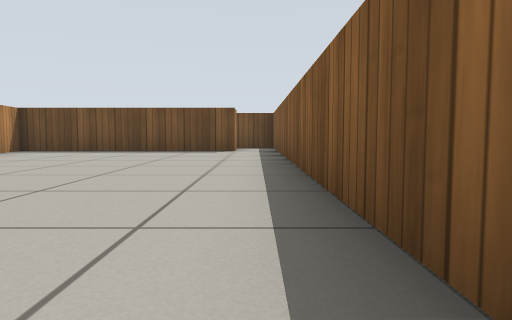
View 1 (above)

24 first-person views from a walk through a Gazebo world. The camera is 0.39 m above the floor, tilts 4° down and sees 70° across. The floor is counted in squares, 1 m on a side. Each view is taken from the middle of a square. On the plan, view 1 faces up. The plan holds only what a view shows up to about 9 squares ahead; the rest is blank. Gazebo's built-in surfaces are drawn with simple patterns.

View 2
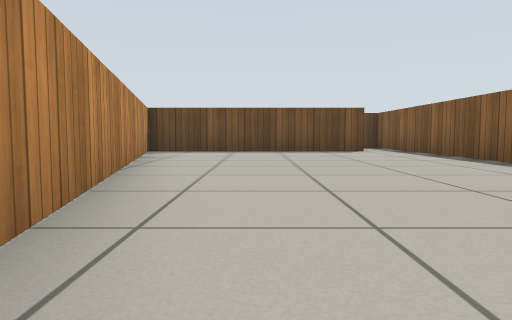

View 3
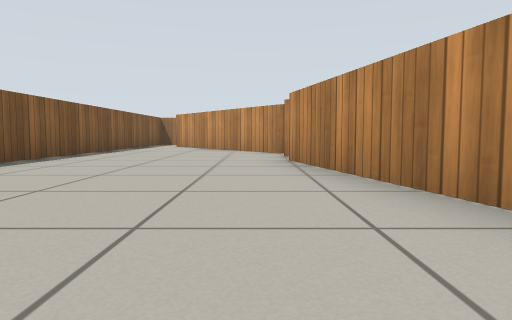

View 4
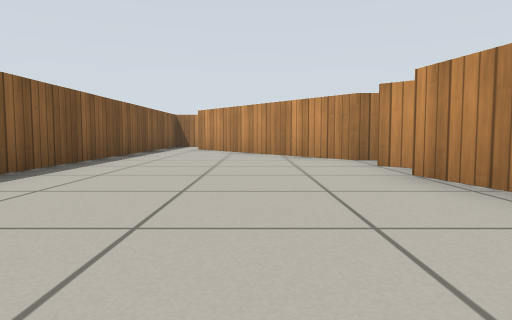

View 5
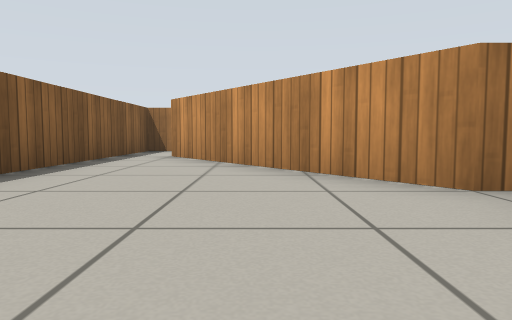

View 6
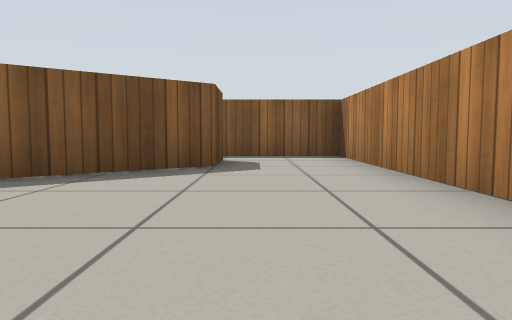

View 7
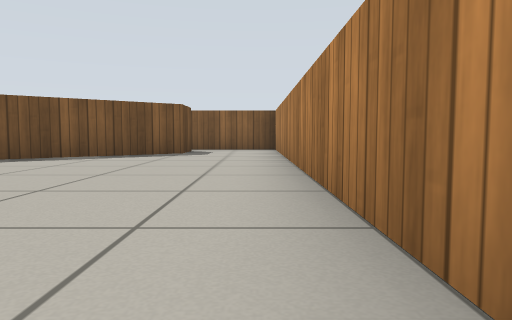

View 8
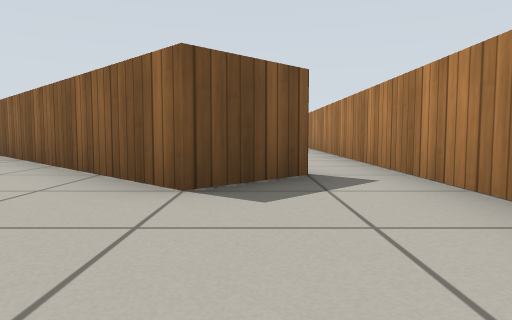

View 9
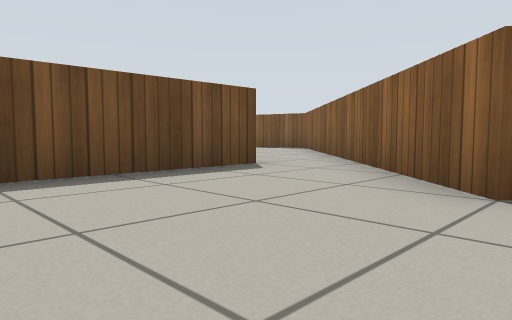

View 10
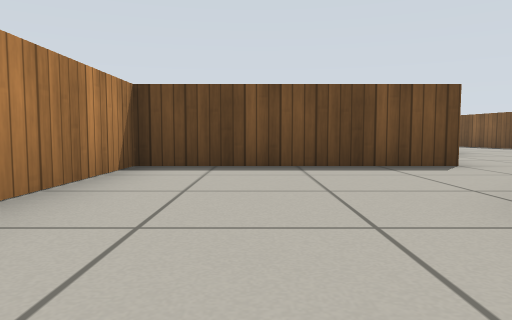

View 11
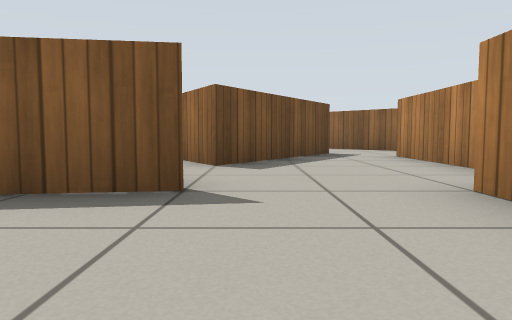

View 12
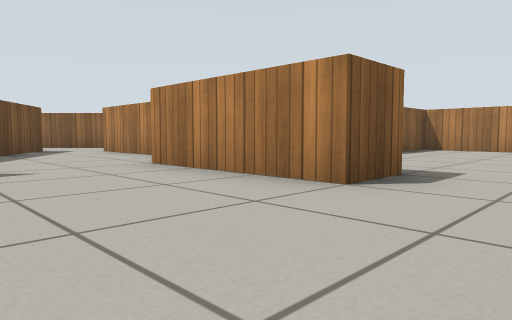

View 13
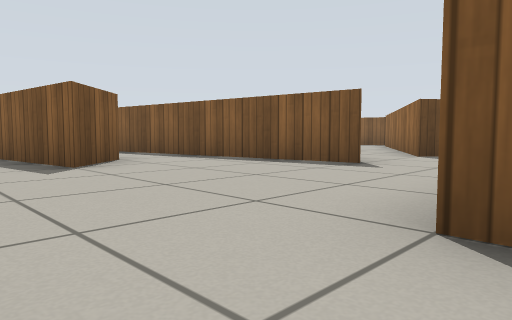

View 14
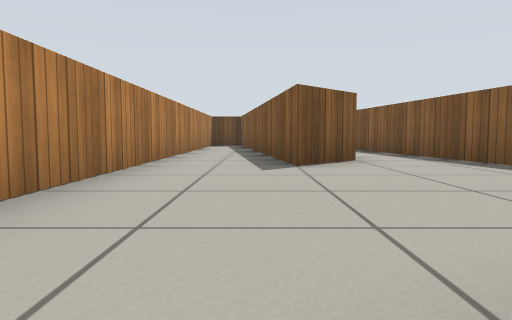

View 15
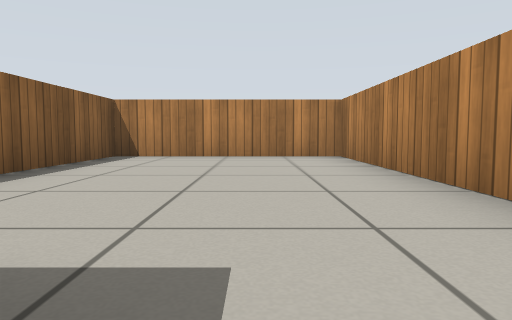

View 16
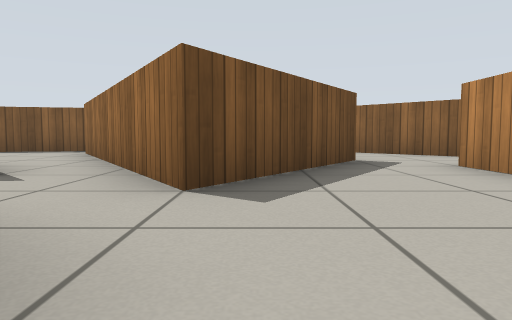

View 17
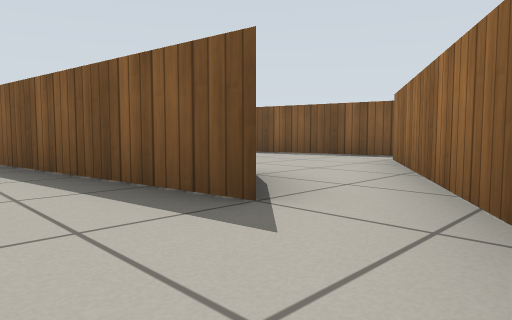

View 18
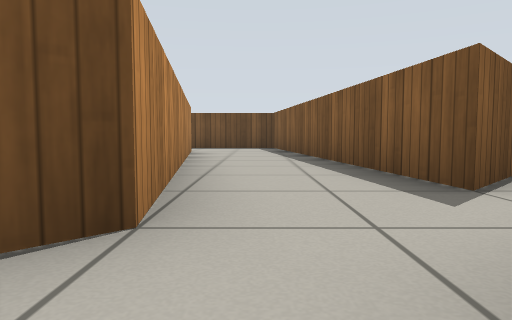

View 19
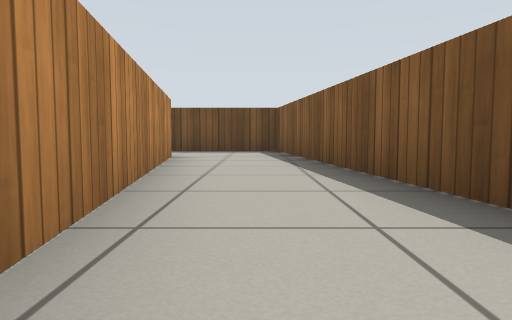

View 20
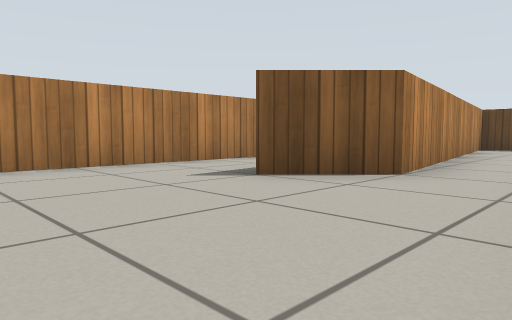

View 21
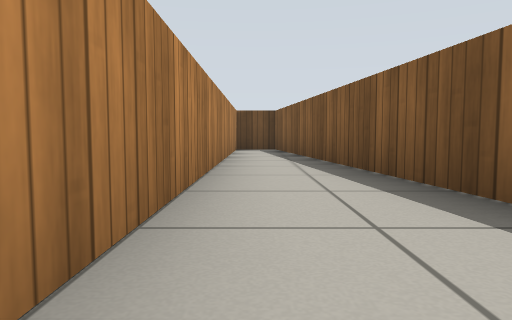

View 22
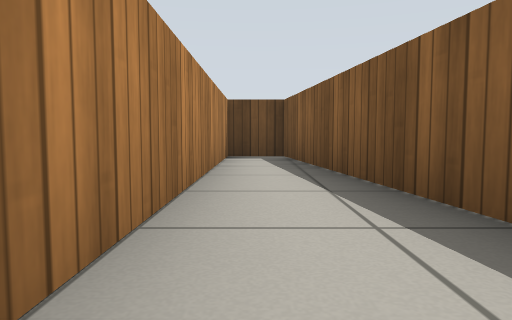

View 23
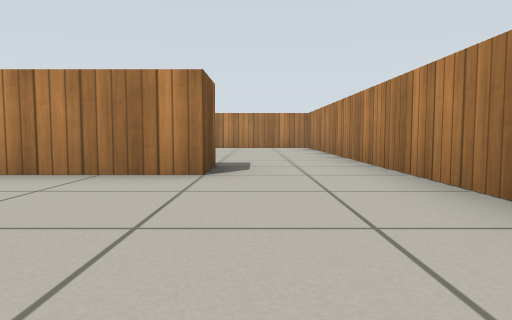

View 24
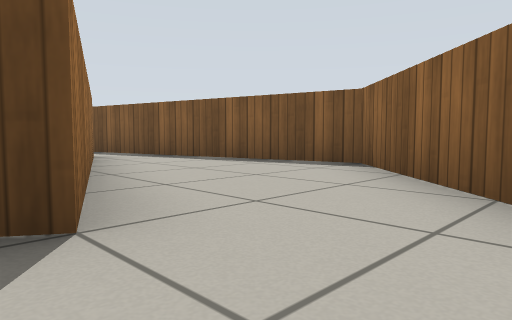

### Floor plan
Key: @ floor where view 1 was taken; # wall or solid block; . floor; B wooden block.
Columns run from 19 left of view 1 to 1 right of it. Each row starts with its distance up from view 1.
 11 #########
 10 #.B. ...B
  9 #.B. ...B    BBBBBB.#
  8 #.BB.B..B    B......#
  7 #.BB.B..B    BB.....#
  6 #.BB.BB.B   .BB.....#
  5 #.BB.BB.B  ...B.....#
  4 #..B.BB..B....B.....#
  3 #..B.BB..B..B.B.....#
  2 #.....B...BBB.BB....#
  1 #.....B.BB B..BB....#
  0 #.......BB B...B...@#
 -1 #.........B...BB....#
 -2 #..BBB.......BBB....#
 -3 #....BBBBB..BB BB...#
 -4 #....B.....BB  .B...#
 -5 #....B....BB  ..BB..#
 -6 #....B...BB .....BB.#
 -7 #....B...BB.........#
 -8 #....B .............#
 -9 ######  #############

Positions as (right, up) in squares from view 1, and headings:
1: (0, 0), facing up
2: (-3, 0), facing up
3: (-3, 5), facing down
4: (-2, 3), facing down
5: (-2, 0), facing down
6: (-6, -7), facing right
7: (-9, -8), facing right
8: (-13, -7), facing right
9: (-13, -7), facing up-right
10: (-12, -8), facing up
11: (-16, 0), facing right
12: (-18, 1), facing down-right
13: (-18, -2), facing up-right
14: (-17, -2), facing up
15: (-17, -2), facing down
16: (-14, 0), facing right
17: (-12, 1), facing up-right
18: (-12, 0), facing up
19: (-12, 2), facing up
20: (-14, 0), facing up-left
21: (-18, 1), facing up
22: (-18, 4), facing up
23: (-17, 2), facing down
24: (-9, -3), facing up-right
